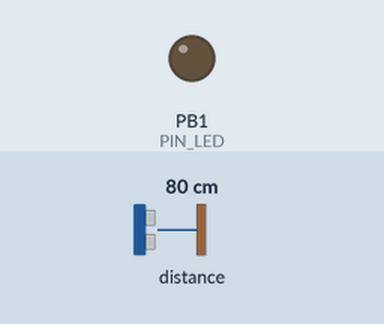
The sketch below on a simulated ATtiny85, built with avr-gcc and run on an emulated ATtiny85. Shown: output pins drawn as LEDs (lit = HIGH). The inputs (shaded band) are chosen by the test bench; at power-on: distance to the obstacle 80 cm. The echo pulse lasts 58.3 µs per cm.

Above: at 1.2 s.
1.3 s: distance to the obstacle set to 86 cm
At 2.5 s:
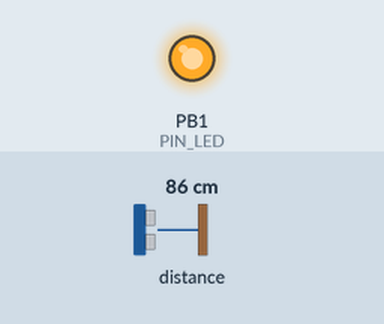
2.8 s: distance to the obstacle set to 2 cm
At 4.0 s:
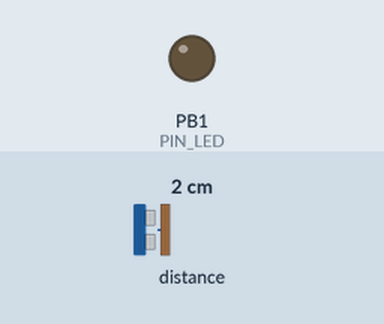
4.3 s: distance to the obstacle set to 120 cm
At 4.9 s:
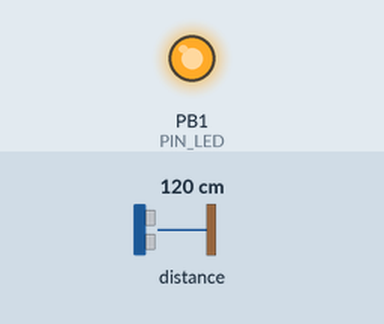
Timing chart, 0 to 7.3 s (numbered marks = the images above; inputs shaded):
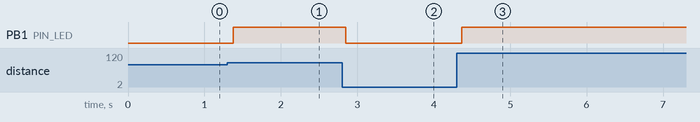

The sketch:

digispark-attiny-ultrasonic-dist-meter.ino
```cpp
#include <Ultrasonic.h>

#define PIN_LED       1
#define PIN_DIST_TRIG 2
#define PIN_DIST_ECHO 0

#define DIST_THRESHOLD 80

Ultrasonic ultrasonic(PIN_DIST_TRIG, PIN_DIST_ECHO);

void setup() {
  pinMode(PIN_LED, OUTPUT);
  ultrasonic.setTimeout(10000UL);
}

void loop() {
  unsigned long dist = ultrasonic.read();
  if (dist != 0) {
    int res = dist > DIST_THRESHOLD;
    digitalWrite(PIN_LED, res);
  }
  delay(100);
}
```

Measured:
- the behaviour switches between 80 and 81 cm on distance to the obstacle (found by bisection; images 0 and 1)
- after the input at 1.3 s, PB1 (PIN_LED): LOW → HIGH after 0.07 s
- after the input at 2.8 s, PB1 (PIN_LED): HIGH → LOW after 0.05 s
- after the input at 4.3 s, PB1 (PIN_LED): LOW → HIGH after 0.07 s
